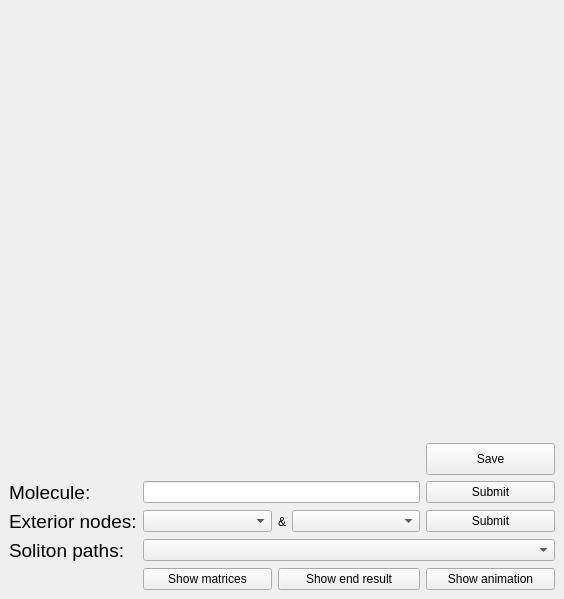
<?xml version="1.0" encoding="UTF-8"?>
<ui version="4.0">
 <class>MainWindow</class>
 <widget class="QMainWindow" name="MainWindow">
  <property name="geometry">
   <rect>
    <x>0</x>
    <y>0</y>
    <width>564</width>
    <height>599</height>
   </rect>
  </property>
  <property name="windowTitle">
   <string>Soliton Automata</string>
  </property>
  <widget class="QWidget" name="centralwidget">
   <layout class="QGridLayout" name="gridLayout">
    <item row="6" column="4">
     <widget class="QPushButton" name="show_animation">
      <property name="sizePolicy">
       <sizepolicy hsizetype="Expanding" vsizetype="Fixed">
        <horstretch>0</horstretch>
        <verstretch>0</verstretch>
       </sizepolicy>
      </property>
      <property name="text">
       <string>Show animation</string>
      </property>
     </widget>
    </item>
    <item row="4" column="2">
     <widget class="QLabel" name="exterior_nodes_label2">
      <property name="text">
       <string>&amp;</string>
      </property>
     </widget>
    </item>
    <item row="6" column="2" colspan="2">
     <widget class="QPushButton" name="show_end_result">
      <property name="sizePolicy">
       <sizepolicy hsizetype="Expanding" vsizetype="Fixed">
        <horstretch>0</horstretch>
        <verstretch>0</verstretch>
       </sizepolicy>
      </property>
      <property name="text">
       <string>Show end result</string>
      </property>
     </widget>
    </item>
    <item row="2" column="4">
     <widget class="QPushButton" name="save">
      <property name="sizePolicy">
       <sizepolicy hsizetype="MinimumExpanding" vsizetype="Fixed">
        <horstretch>0</horstretch>
        <verstretch>0</verstretch>
       </sizepolicy>
      </property>
      <property name="maximumSize">
       <size>
        <width>16777215</width>
        <height>32</height>
       </size>
      </property>
      <property name="text">
       <string>Save</string>
      </property>
     </widget>
    </item>
    <item row="3" column="1" colspan="3">
     <widget class="QLineEdit" name="molecule_lineedit"/>
    </item>
    <item row="6" column="1">
     <widget class="QPushButton" name="show_matrices">
      <property name="sizePolicy">
       <sizepolicy hsizetype="Expanding" vsizetype="Fixed">
        <horstretch>0</horstretch>
        <verstretch>0</verstretch>
       </sizepolicy>
      </property>
      <property name="text">
       <string>Show matrices</string>
      </property>
     </widget>
    </item>
    <item row="3" column="0">
     <widget class="QLabel" name="molecule_label">
      <property name="font">
       <font>
        <pointsize>14</pointsize>
       </font>
      </property>
      <property name="text">
       <string>Molecule:</string>
      </property>
     </widget>
    </item>
    <item row="4" column="3">
     <widget class="QComboBox" name="node_2">
      <property name="sizePolicy">
       <sizepolicy hsizetype="Expanding" vsizetype="Fixed">
        <horstretch>0</horstretch>
        <verstretch>0</verstretch>
       </sizepolicy>
      </property>
     </widget>
    </item>
    <item row="5" column="0">
     <widget class="QLabel" name="soliton_paths_label">
      <property name="font">
       <font>
        <pointsize>14</pointsize>
       </font>
      </property>
      <property name="text">
       <string>Soliton paths:</string>
      </property>
     </widget>
    </item>
    <item row="5" column="1" colspan="4">
     <widget class="QComboBox" name="paths"/>
    </item>
    <item row="4" column="4">
     <widget class="QPushButton" name="submit_exterior_nodes">
      <property name="sizePolicy">
       <sizepolicy hsizetype="MinimumExpanding" vsizetype="Fixed">
        <horstretch>0</horstretch>
        <verstretch>0</verstretch>
       </sizepolicy>
      </property>
      <property name="text">
       <string>Submit</string>
      </property>
     </widget>
    </item>
    <item row="4" column="1">
     <widget class="QComboBox" name="node_1">
      <property name="sizePolicy">
       <sizepolicy hsizetype="Expanding" vsizetype="Fixed">
        <horstretch>0</horstretch>
        <verstretch>0</verstretch>
       </sizepolicy>
      </property>
     </widget>
    </item>
    <item row="4" column="0">
     <widget class="QLabel" name="exterior_nodes_label">
      <property name="font">
       <font>
        <pointsize>14</pointsize>
       </font>
      </property>
      <property name="text">
       <string>Exterior nodes:</string>
      </property>
     </widget>
    </item>
    <item row="3" column="4">
     <widget class="QPushButton" name="submit_molecule">
      <property name="sizePolicy">
       <sizepolicy hsizetype="MinimumExpanding" vsizetype="Fixed">
        <horstretch>0</horstretch>
        <verstretch>0</verstretch>
       </sizepolicy>
      </property>
      <property name="text">
       <string>Submit</string>
      </property>
     </widget>
    </item>
    <item row="0" column="0" rowspan="2" colspan="5" alignment="Qt::AlignHCenter|Qt::AlignVCenter">
     <widget class="QLabel" name="display_molecule">
      <property name="sizePolicy">
       <sizepolicy hsizetype="Ignored" vsizetype="Ignored">
        <horstretch>0</horstretch>
        <verstretch>0</verstretch>
       </sizepolicy>
      </property>
      <property name="minimumSize">
       <size>
        <width>540</width>
        <height>380</height>
       </size>
      </property>
      <property name="maximumSize">
       <size>
        <width>16777215</width>
        <height>16777215</height>
       </size>
      </property>
      <property name="sizeIncrement">
       <size>
        <width>0</width>
        <height>0</height>
       </size>
      </property>
      <property name="baseSize">
       <size>
        <width>0</width>
        <height>0</height>
       </size>
      </property>
      <property name="autoFillBackground">
       <bool>false</bool>
      </property>
      <property name="text">
       <string/>
      </property>
      <property name="pixmap">
       <pixmap>../Documents/Uni/Praktikum/soliton-implementation/database/graph.jpg</pixmap>
      </property>
      <property name="scaledContents">
       <bool>true</bool>
      </property>
     </widget>
    </item>
   </layout>
  </widget>
  <widget class="QMenuBar" name="menubar">
   <property name="geometry">
    <rect>
     <x>0</x>
     <y>0</y>
     <width>564</width>
     <height>24</height>
    </rect>
   </property>
  </widget>
 </widget>
 <resources/>
 <connections/>
</ui>
